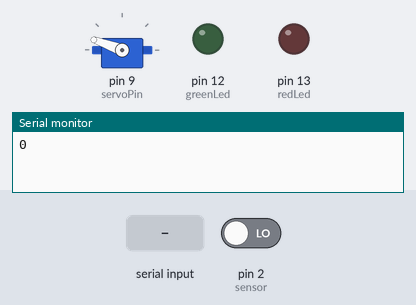
A sketch run on a simulated Arduino Uno, built with avr-gcc and run on an emulated ATmega328P. On the bench: servo, output pins drawn as LEDs (lit = HIGH), the last lines printed to the serial monitor. The inputs (shaded band) are chosen by the test bench; at power-on: pin 2 (sensor) LOW.

Above: at 1.3 s.
1.4 s: pin 2 (sensor) driven HIGH
At 3.9 s:
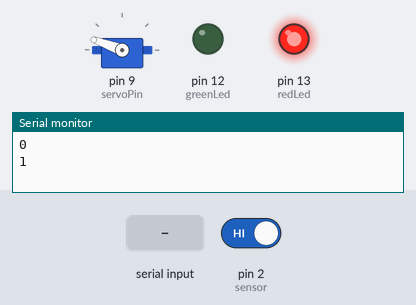
4.7 s: byte 30 received over Serial
At 7.5 s:
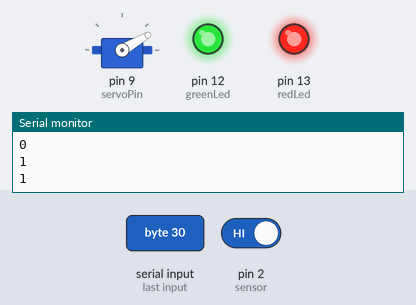
10.9 s: byte 90 received over Serial
At 13.3 s:
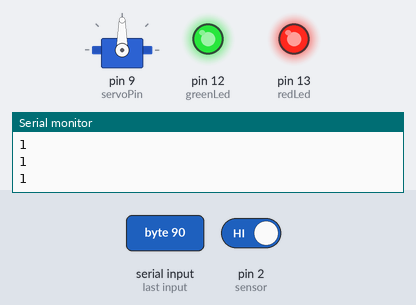
17.0 s: byte 120 received over Serial
At 19.2 s:
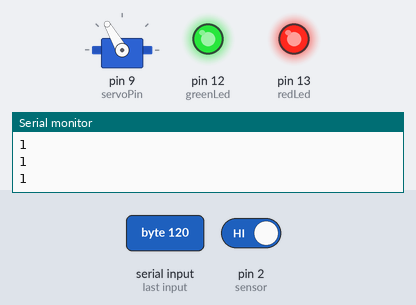
23.1 s: pin 2 (sensor) driven LOW
At 25.0 s:
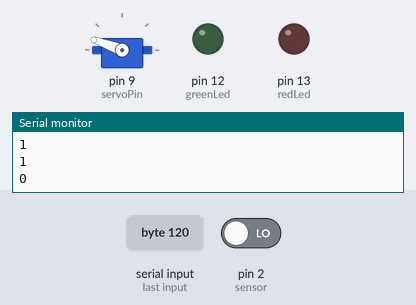
26.1 s: byte 30 received over Serial
At 28.8 s:
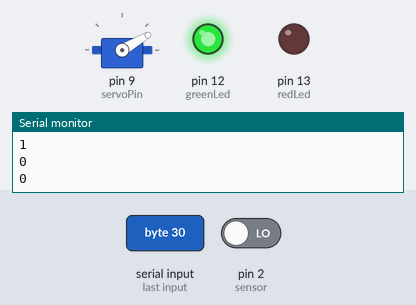
Timing chart, 0 to 32.5 s (numbered marks = the images above; inputs shaded):
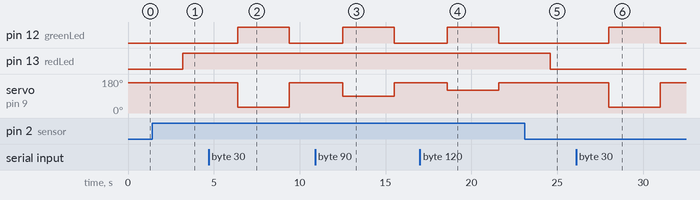

The sketch:

code.ino
```cpp
/*
 *  From Java to Arduino (Control SERVO Motor)
 *  Programmer: Tryfon Theodorou
 *  Date: 10/5/2014
 *  Desc: Java sends integer data from 0 to 180
 *        Arduino turns the servo motor to that angle
*/
#include<Servo.h>

Servo servo; // create servo object
const int servoPin = 9;
int greenLed = 12;                // the pin that the LED is atteched to
int redLed = 13;                // the pin that the LED is atteched to
int sensor = 2;               // choose the input pin (for PIR sensor)
int pirState = LOW;             // we start, assuming no motion detected
int val = 0;                    // variable for reading the pin status

void setup() {
  pinMode(greenLed, OUTPUT);      // initalize LED as an output
  pinMode(redLed, OUTPUT);      // initalize LED as an output
  pinMode(sensor, INPUT);     // declare sensor as input
  Serial.begin(9600);   // initialize serial communication at 9600 bits per second:
  servo.attach(servoPin);  // attaches the servo object on pin
  servo.write(160);
}

void loop() {
  val = digitalRead(sensor);  // read input value
  if (val == HIGH) {            // check if the input is HIGH
    Serial.println(val);
    digitalWrite(redLed, HIGH);   // turn LED ON
    delay(100);                // delay 100 milliseconds

    if (pirState == LOW) {
      // we have just turned on
      //Serial.println("Motion detected!");
      // We only want to print on the output change, not state
      pirState = HIGH;
    }
  } else {
     digitalWrite(redLed, LOW); // turn LED OFF
     delay(200);             // delay 200 milliseconds
    Serial.println(val);
    if (pirState == HIGH){
      // we have just turned of
      //Serial.println("Motion ended!");
      // We only want to print on the output change, not state
      pirState = LOW;
    }
  }

  int d = Serial.read();  // Read from serial
  if(d >= 0 && d <= 180) {
    digitalWrite(greenLed, HIGH);
    servo.write(d);
     delay(3000);
     servo.write(160);
     digitalWrite(greenLed, LOW);
  }

  delay(3000);        // delay in between reads for stability
}
```

Measured:
- after the input at 1.4 s, pin 13 (redLed): LOW → HIGH after 1.8 s
- after the input at 4.7 s, pin 12 (greenLed): LOW → HIGH after 1.7 s, → LOW 3.0 s later; servo on pin 9 (servoPin): 160° → 30° after 1.7 s, → 160° 3.0 s later
- after the input at 10.9 s, pin 12 (greenLed): LOW → HIGH after 1.6 s, → LOW 3.0 s later; servo on pin 9 (servoPin): 160° → 90° after 1.6 s, → 160° 3.0 s later
- after the input at 17.0 s, pin 12 (greenLed): LOW → HIGH after 1.6 s, → LOW 3.0 s later; servo on pin 9 (servoPin): 160° → 120° after 1.6 s, → 160° 3.0 s later
- after the input at 23.1 s, pin 13 (redLed): HIGH → LOW after 1.5 s
- after the input at 26.1 s, pin 12 (greenLed): LOW → HIGH after 1.9 s, → LOW 3.0 s later; servo on pin 9 (servoPin): 160° → 30° after 1.9 s, → 160° 3.0 s later
